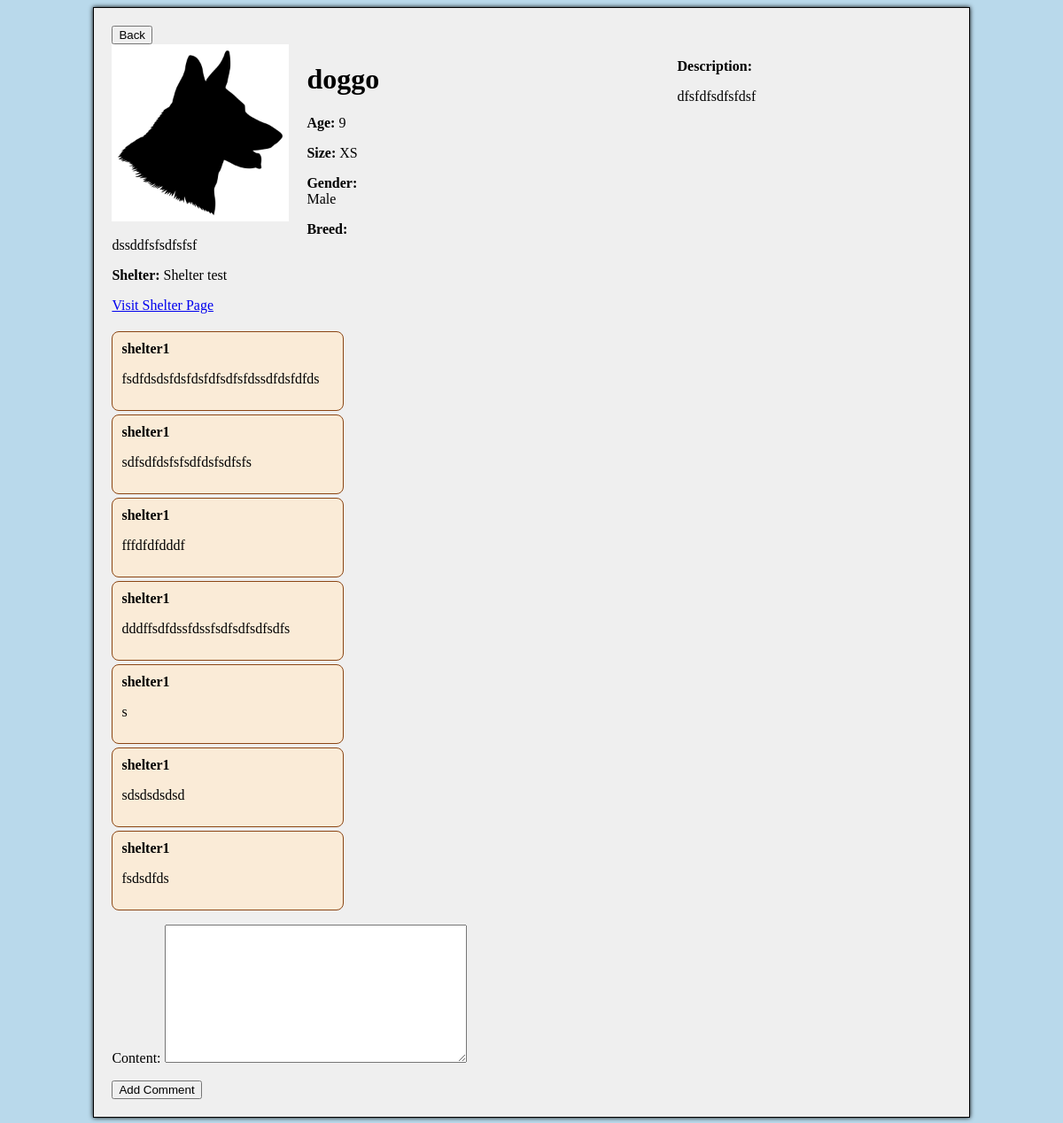
/dogs/20/, run on the app's committed database.
### gui/models.py (models this page shows, shortened)
class DogAdoptionPost(models.Model):
    GENDER_CHOICES = [
        ('male', 'Male'),
        ('female', 'Female'),
    ]
    SIZE_CHOICES = [
        ('XS', 'Extra Small'),
        ('S', 'Small'),
        ('M', 'Medium'),
        ('L', 'Large'),
        ('XL', 'Extra Large'),
    ]
    ADOPTION_STAGE_CHOICES = [
        ('active', 'Active'),
        ('in_process', 'In Process'),
        ('completed', 'Completed'),
    ]
    name = models.CharField(max_length=255)
    age = models.PositiveIntegerField()
    gender = models.CharField(max_length=6, choices=GENDER_CHOICES)
    breed = models.CharField(max_length=255)
    description = models.TextField(blank=True)
    shelter = models.ForeignKey(Shelter, on_delete=models.CASCADE, null=True)
    image = models.ImageField(upload_to='dogs/', blank=True, null=True)
    size = models.CharField(max_length=2, choices=SIZE_CHOICES, default='M')
    adoption_stage = models.CharField(max_length=20, choices=ADOPTION_STAGE_CHOICES, default='active')

class Shelter(models.Model):
    user = models.OneToOneField(get_user_model(), on_delete=models.CASCADE, related_name='shelter',
                                limit_choices_to={'role': 'shelter'}, null=True)
    name = models.CharField(max_length=255)
    working_hours = models.TextField()
    phone = models.CharField(max_length=20)
    address = models.CharField(max_length=255, default='')
    latitude = models.FloatField(default=0.0)
    longitude = models.FloatField(default=0.0)

class Comment(models.Model):
    post = models.ForeignKey(DogAdoptionPost, on_delete=models.CASCADE, related_name='comments')
    author = models.ForeignKey(get_user_model(), on_delete=models.CASCADE)
    content = models.TextField()

class CustomUser(AbstractUser):
    ROLE_CHOICES = (
        ('ordinary', 'Ordinary User'),
        ('shelter', 'Shelter'),
    )
    role = models.CharField(max_length=10, choices=ROLE_CHOICES, default='ordinary')
    registration_code = models.CharField(max_length=100, blank=True, null=True)

### gui/views.py (the view)
# urls.py: path('dogs/<int:pk>/', DogDetailView.as_view(), name='dog_details'),
class DogDetailView(DetailView):
    model = DogAdoptionPost
    template_name = 'dog_details.html'
    context_object_name = 'dog'
    def get_context_data(self, **kwargs):
        context = super().get_context_data(**kwargs)
        context['comments'] = Comment.objects.filter(post=self.object)
        context['comment_form'] = CommentForm()
        context['dog_post'] = self.object
        return context

### gui/forms.py
class CommentForm(forms.ModelForm):
    class Meta:
        model = Comment
        fields = ('content',)

### gui/templates/dog_details.html (shortened to what this page needs)
{% extends "base_content.html" %}
{% load static %}
{% block content %}
<button onclick="window.location='{% url 'index' %}';">Back</button>
<div class="dog-details">
    <div class="left-side">
        <div class="dog-image">
            {% if dog.image %}
                <img src="{{ dog.image.url }}" style="width: 200px; height: 200px;">
            {% else %}
                <img src="{% static 'dog_silhouette.jpg' %}" style="width: 200px; height: 200px;">
            {% endif %}
        </div>
        <h1>{{ dog.name }}</h1>
        <p><strong>Age:</strong> {{ dog.age }}</p>
        <p><strong>Size:</strong> {{ dog.size }}</p>
        <p><strong>Gender:</strong> {{ dog.get_gender_display }}</p>
        <p><strong>Breed:</strong> {{ dog.breed }}</p>
        <p><strong>Shelter:</strong> {{ dog.shelter.name }}</p>
        <a href="{% url 'shelter_details' dog.shelter.pk %}">Visit Shelter Page</a>
    </div>
    <div class="right-side">
        <div class="dog-description">
            <p><strong>Description:</strong></p>
            <p>{{ dog.description }}</p>
        </div>
    </div>
</div>
<div class="comment-section">
    {% for comment in comments %}
        <div class="comment">
            <div class="author">{{ comment.author }}</div>
            <p>{{ comment.content }}</p>
        </div>
    {% endfor %}
    <form action="{% url 'add_comment_to_post' dog.pk %}" method="post">
        {{ comment_form.as_p }}
        <button type="submit">Add Comment</button>
    </form>
</div>
{% endblock %}

### gui/static/generic.css (style rules this page uses)
body { background-color: #b9d9eb; }
.dog-details { display: flex; flex-wrap: wrap; margin-bottom: 20px; }
.dog-image { width: 100%; height: 100%; border-radius: 10px; max-width: 200px; max-height: 200px; float: left; margin-right: 20px; }
.dog-description { float: right; width: 50%; }
.left-side { flex: 1; margin-right: 20px; }
.right-side { flex: 2; }
.comment { width: 20vw; max-width: 80%; background-color: antiquewhite; border: 1px solid saddlebrown; border-radius: 8px; padding: 10px; margin-bottom: 4px; }
.comment .author { font-weight: bold; margin-bottom: 5px; display: block; }

### data on the page
DogAdoptionPost: name "doggo", age "9", size "XS", gender "Male", breed "dssddfsfsdfsfsf", shelter.name "Shelter test", description "dfsfdfsdfsfdsf"
Comment: author "shelter1", content "fsdfdsdsfdsfdsfdfsdfsfdssdfdsfdfds"
Comment: author "shelter1", content "sdfsdfdsfsfsdfdsfsdfsfs"
Comment: author "shelter1", content "fffdfdfdddf"
Comment: author "shelter1", content "dddffsdfdssfdssfsdfsdfsdfsdfs"
Comment: author "shelter1", content "s"
Comment: author "shelter1", content "sdsdsdsdsd"
Comment: author "shelter1", content "fsdsdfds"
